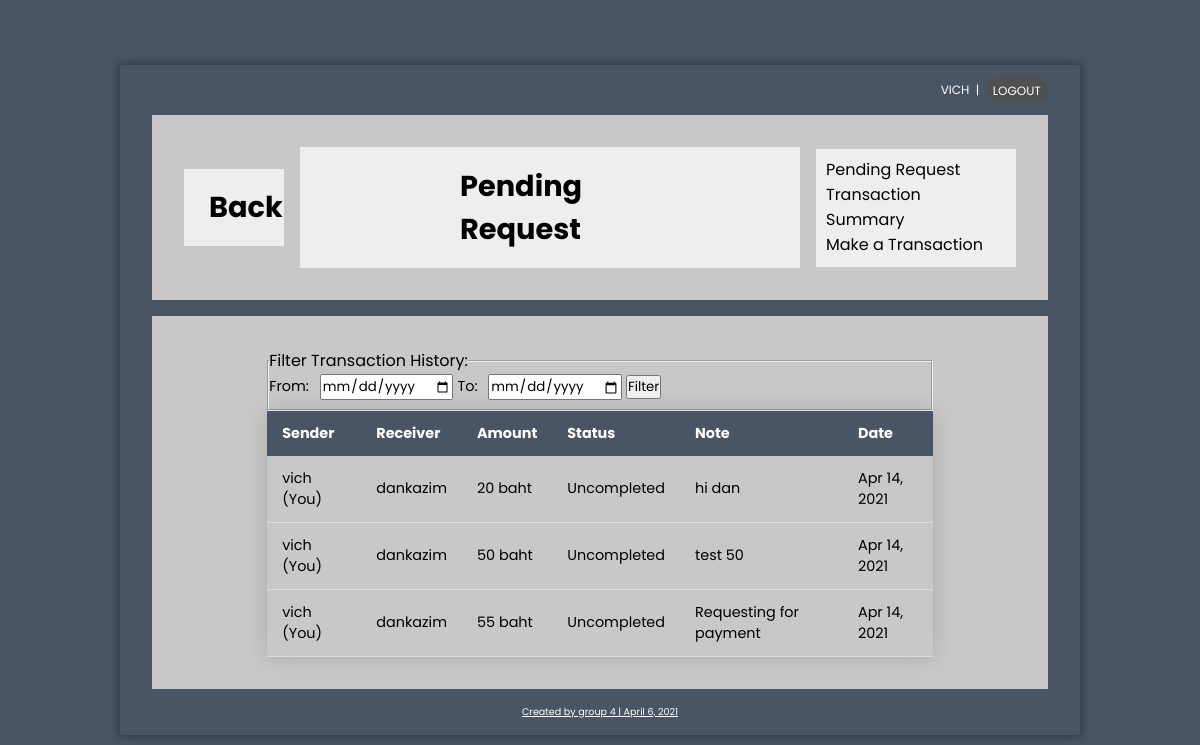
The page /requestList/ (signed in) on the database as committed earlier.
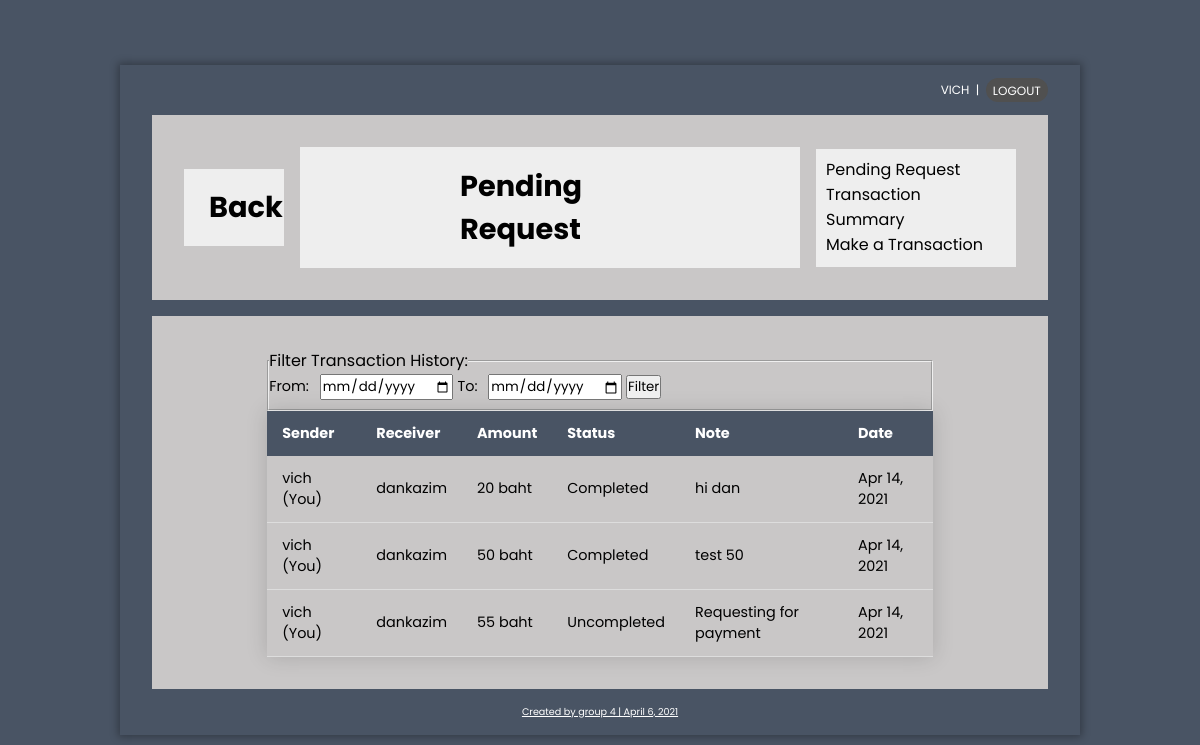
The same page on the database as committed later.
### AIUTS/models.py (models this page shows, shortened)
class UserTransaction(models.Model):
    transactionId = models.AutoField(primary_key=True)
    transactionTime = models.DateTimeField(auto_now_add=True)
    transactionSender = models.ForeignKey(UserAccount, on_delete=models.CASCADE, related_name="Sender")
    transactionReceiver = models.ForeignKey(UserAccount, on_delete=models.CASCADE, related_name="Receiver")
    transactionAmount = models.IntegerField(default=0)
    transactionMessage = models.CharField(max_length=100, null=True)
    transactionStatus =  models.CharField(choices=[('Completed', 'C'), ('Uncompleted', 'U')], default='Completed', max_length=20)
    transactionType = models.CharField(choices=[('Deposit', 'TU'), ('Request', 'R'), ('Transfer', 'T')], default='Transfer', max_length=20)

class UserAccount(models.Model):
    user = models.ForeignKey(User, on_delete=models.CASCADE)
    accountId = models.CharField(primary_key=True,max_length=255,)
    accountAmount = models.IntegerField(default=100)

### AIUTS/views.py (the view)
# urls.py: path('requestList/', views.requestList.as_view(), name='requestList'),
class requestList(LoginRequiredMixin,generic.ListView):
    login_url = '/accounts/login/'
    template_name = 'AIUTS/requestList.html'
    context_object_name = 'requestTransactions'
    def get_queryset(self):
        user = UserAccount.objects.get(user=self.request.user)
        return  set(UserTransaction.objects.filter(transactionStatus="Uncomplete").order_by('-transactionTime')).union(set(UserTransaction.objects.filter(transactionSender=user).order_by('-transactionTime'))).union(set(UserTransaction.objects.filter(transactionSender=user).order_by('-transactionTime')))

### AIUTS/templates/AIUTS/requestList.html (shortened to what this page needs)
{% extends "AIUTS/template.html" %}
{% block title %}Back{% endblock title %}
{% block heading %}Pending Request{% endblock heading %}
{% block content %}
<fieldset>
    <legend>Filter Transaction History:</legend>
    <form  method="POST">
        <label class="from_date_label" for="from_date">From:</label>
        <input class="from_date" type="date"  name="from_date">
        <label class="from_date_label" for="to_date">To:</label>
        <input type="date"  name="to_date">
        <button type="submit">{% if Reset %} RESET {% else %} Filter{% endif %}</button>
    </form>
  </fieldset>
<table class="styled-table">
    <thead>
        <tr>
            <th>Sender</th>
            <th>Receiver</th>
            <th>Amount</th>
            <th>Status</th>
            <th>Note</th>
            <th>Date</th>
        </tr>
    </thead>
    <tbody>
        {% for transaction in requestTransactions %}
        <tr>
            <td>
                {% if transaction.transactionSender.user.username == request.user.username %}
                {{transaction.transactionSender.user.username}} (You)
                {% else %}
                {{ transaction.transactionSender.user.username }}
                {% endif %}
            </td>
            <td>
                {% if transaction.transactionReceiver.user.username == request.user.username %}
                You
                {% else %}
                {{ transaction.transactionReceiver.user.username }}
                {% endif %}
            </td>
            <td>{{ transaction.transactionAmount }} baht</td>
            <td>{{ transaction.transactionStatus}}</td>
            <td>{{ transaction.transactionMessage }}</td>
            <td>{{ transaction.transactionTime|date:"M d, Y" }}</td>
        </tr>
        {% empty %}
        <p>No transactions</p>
    {% endfor %}
    </tbody>
</table>
{% endblock content %}

Rows that differ between the two databases and show on the page:
changed UserTransaction "hi dan": transactionStatus "Uncompleted" → "Completed"
changed UserTransaction "test 50": transactionStatus "Uncompleted" → "Completed"
